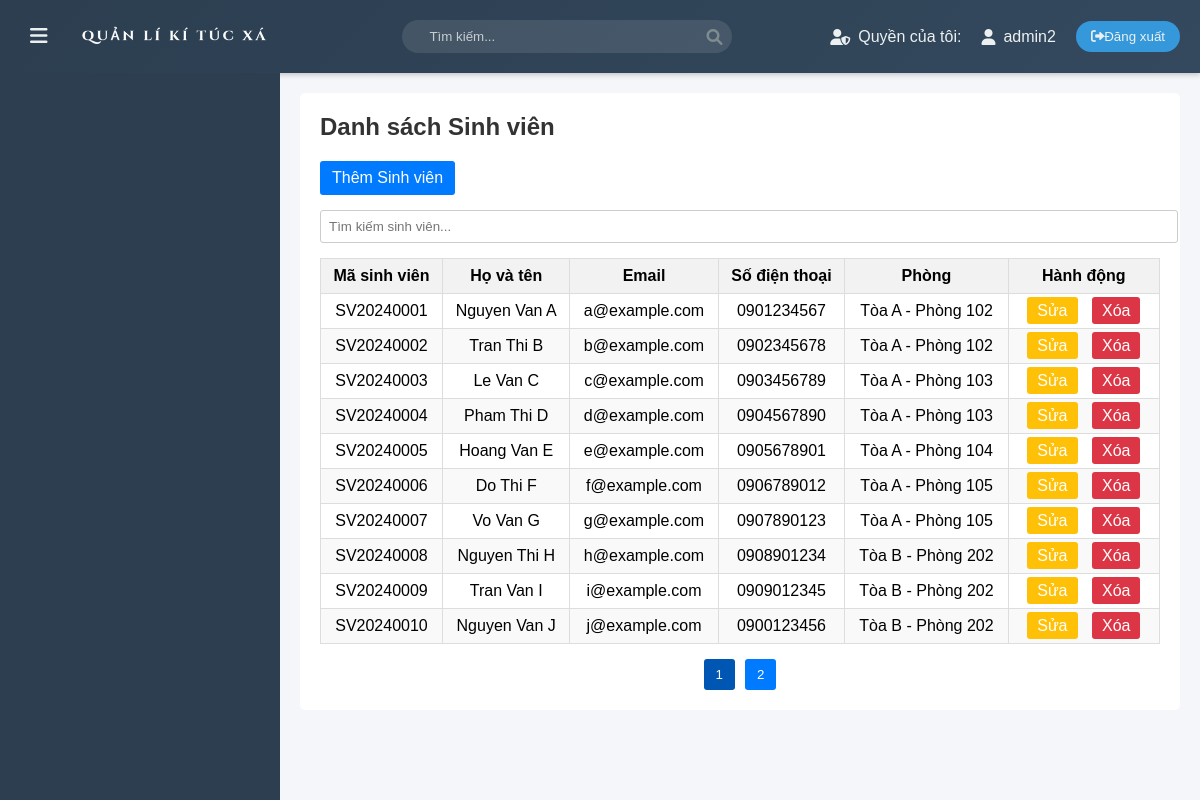
Screenshot of /php/students_list.php (signed in) with the database file from the repository.
### tables this page shows
CREATE TABLE Students (
    student_id INT AUTO_INCREMENT PRIMARY KEY,
    student_code VARCHAR(50) UNIQUE NOT NULL,
    full_name VARCHAR(255) NOT NULL,
    email VARCHAR(255) NOT NULL,
    phone VARCHAR(20),
    gender ENUM('Male', 'Female', 'Other') DEFAULT 'Other',
    date_of_birth DATE,
    address VARCHAR(255),
    nationality VARCHAR(50) DEFAULT 'Vietnam',
    major VARCHAR(100),
    year_of_study INT CHECK (year_of_study BETWEEN 1 AND 5),
    gpa DECIMAL(3, 2) CHECK (gpa BETWEEN 0.0 AND 4.0),
    room_id INT,
    status ENUM('Active', 'Inactive', 'Graduated') DEFAULT 'Active',
    FOREIGN KEY (room_id) REFERENCES Rooms(room_id) ON DELETE SET NULL
);

CREATE TABLE Rooms (
    room_id INT AUTO_INCREMENT PRIMARY KEY,
    room_code VARCHAR(50) UNIQUE NOT NULL,
    building VARCHAR(1) NOT NULL,
    floor INT NOT NULL,
    room_number VARCHAR(10) NOT NULL,
    capacity ENUM('2', '4', '8') NOT NULL,
    status ENUM('available', 'occupied', 'maintenance') DEFAULT 'available',
    price DECIMAL(10,2) NOT NULL
);

### php/students_list.php (the view, shortened to what this page needs)
<?php
include 'db_connect.php';
$sql = "SELECT s.*, r.room_number, r.building
        FROM Students s
        LEFT JOIN Rooms r ON s.room_id = r.room_id";
$result = $conn->query($sql);
?>
<!DOCTYPE html>
<html lang="vi">
<head>
    <link rel="stylesheet" href="../assest/css/main.css">
    <link rel="stylesheet" href="../assest/css/manage_students.css">
    <link rel="stylesheet" href="https://cdnjs.cloudflare.com/ajax/libs/font-awesome/6.0.0/css/all.min.css">
</head>
<body>
    <?php include 'layout/header.php'; ?>
    <div class="container">
        <?php include 'layout/menu.php'; ?>
        <main class="content">
            <div class="students-list-container">
                <h2>Danh sách Sinh viên</h2>
                <a href="add_student.php" class="add-btn">Thêm Sinh viên</a>
                <div class="search-container">
                    <input type="text" id="search-input" placeholder="Tìm kiếm sinh viên...">
                </div>
                <table id="students-table">
                    <thead>
                        <tr>
                            <th>Mã sinh viên</th>
                            <th>Họ và tên</th>
                            <th>Email</th>
                            <th>Số điện thoại</th>
                            <th>Phòng</th>
                            <th>Hành động</th>
                        </tr>
                    </thead>
                    <tbody>
                        <?php while ($row = $result->fetch_assoc()): ?>
                            <tr>
                                <td><?php echo htmlspecialchars($row['student_code']); ?></td>
                                <td><?php echo htmlspecialchars($row['full_name']); ?></td>
                                <td><?php echo htmlspecialchars($row['email']); ?></td>
                                <td><?php echo htmlspecialchars($row['phone']); ?></td>
                                <td>
                                    <?php
                                    if ($row['room_number']) {
                                        echo 'Tòa ' . htmlspecialchars($row['building']) . ' - Phòng ' . htmlspecialchars($row['room_number']);
                                    } else {
                                        echo 'Chưa phân phòng';
                                    }
                                    ?>
                                </td>
                                <td>
                                    <a href="edit_student.php?student_id=<?php echo $row['student_id']; ?>" class="edit-btn">Sửa</a>
                                    <a href="#" class="delete-btn" data-student-id="<?php echo $row['student_id']; ?>">Xóa</a>
                                </td>
                            </tr>
                        <?php endwhile; ?>
                    </tbody>
                </table>
                <div id="pagination" class="pagination-container"></div>
            </div>
        </main>
    </div>
</body>
</html>

### assest/css/main.css (style rules this page uses)
:root { --primary-color: #2c3e50; --secondary-color: #34495e; --accent-color: #3498db; --text-color: #ecf0f1; --hover-color: #2980b9; --transition-speed: 0.3s; }
body { font-family: 'Segoe UI', Tahoma, Geneva, Verdana, sans-serif; margin: 0; padding: 0; background-color: #f5f6fa; }
.container { display: flex; min-height: calc(100vh - 70px); }
.content { flex-grow: 1; padding: 30px; transition: var(--transition-speed); }

### assest/css/manage_students.css (style rules this page uses)
body { font-family: Arial, sans-serif; background-color: #f4f6f9; margin: 0; padding: 0; }
.container { display: flex; }
.content { flex: 1; padding: 20px; }
h2 { margin-top: 0; color: #333; }
.students-list-container { background-color: #fff; padding: 20px; border-radius: 5px; }
.add-btn { display: inline-block; margin-bottom: 15px; padding: 8px 12px; background-color: #007bff; color: #fff; text-decoration: none; border-radius: 3px; }
table { width: 100%; border-collapse: collapse; }
table th, table td { padding: 8px; border: 1px solid #ddd; text-align: center; }
table th { background-color: #f2f2f2; font-weight: bold; }
table tr:nth-child(even) { background-color: #f9f9f9; }
.edit-btn, .delete-btn { padding: 5px 10px; text-decoration: none; border-radius: 3px; color: #fff; margin: 0 5px; }
.edit-btn { background-color: #ffc107; }
.delete-btn { background-color: #dc3545; }
.search-container { margin-bottom: 15px; }
#search-input { width: 100%; padding: 8px; border-radius: 3px; border: 1px solid #ccc; }
.pagination-container { margin-top: 15px; text-align: center; }

### rows the page displays
students: student_code "SV20240001", full_name "Nguyen Van A", email "a@example.com", phone "0901234567", room.building "A", room.room_number "102"
students: student_code "SV20240002", full_name "Tran Thi B", email "b@example.com", phone "0902345678", room.building "A", room.room_number "102"
students: student_code "SV20240003", full_name "Le Van C", email "c@example.com", phone "0903456789", room.building "A", room.room_number "103"
students: student_code "SV20240004", full_name "Pham Thi D", email "d@example.com", phone "0904567890", room.building "A", room.room_number "103"
students: student_code "SV20240005", full_name "Hoang Van E", email "e@example.com", phone "0905678901", room.building "A", room.room_number "104"
students: student_code "SV20240006", full_name "Do Thi F", email "f@example.com", phone "0906789012", room.building "A", room.room_number "105"
students: student_code "SV20240007", full_name "Vo Van G", email "g@example.com", phone "0907890123", room.building "A", room.room_number "105"
students: student_code "SV20240008", full_name "Nguyen Thi H", email "h@example.com", phone "0908901234", room.building "B", room.room_number "202"
students: student_code "SV20240009", full_name "Tran Van I", email "i@example.com", phone "0909012345", room.building "B", room.room_number "202"
students: student_code "SV20240010", full_name "Nguyen Van J", email "j@example.com", phone "0900123456", room.building "B", room.room_number "202"

### other values shown
$username "admin2"
